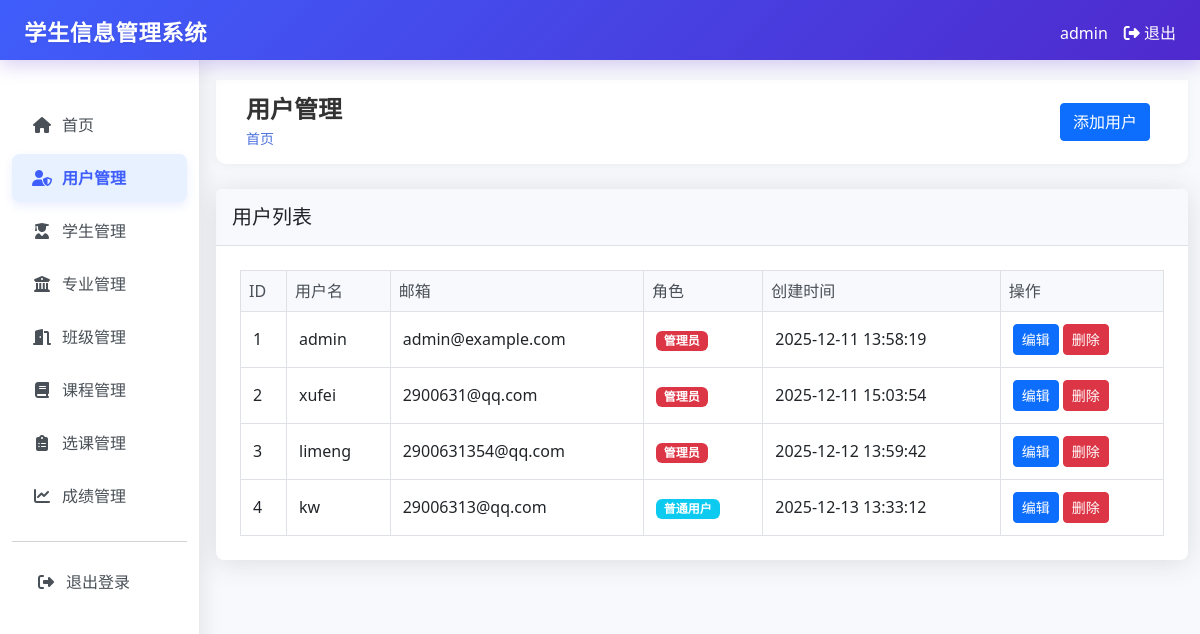
The page /users (signed in) on the database as committed earlier.
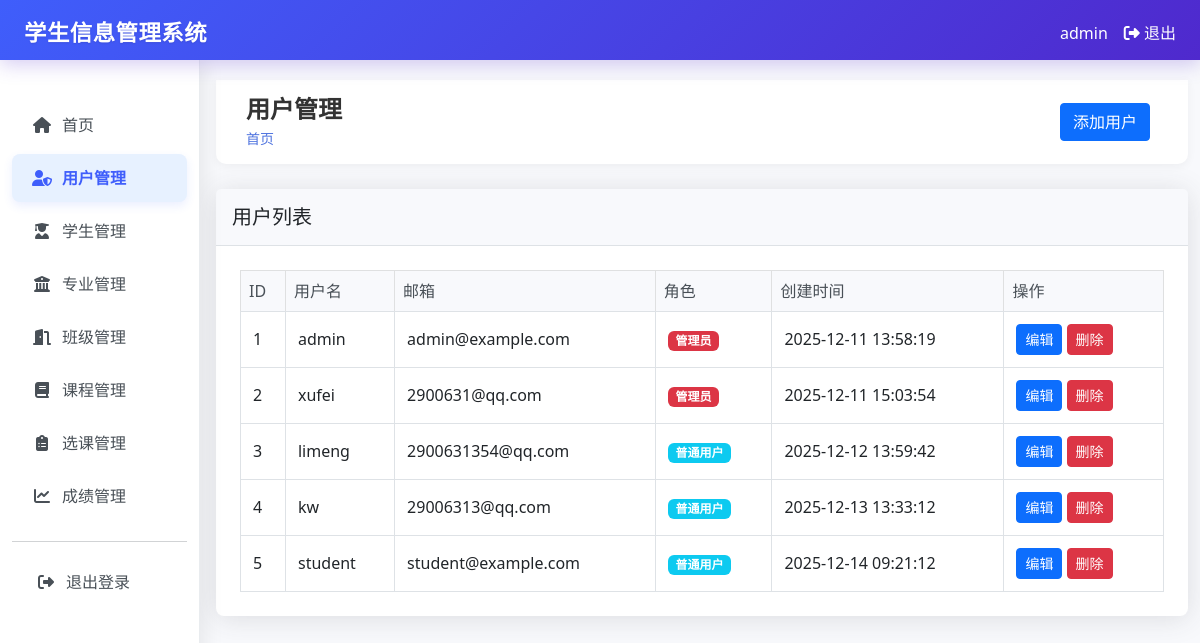
The same page on the database as committed later.
### tables this page shows
CREATE TABLE users (
        id INTEGER PRIMARY KEY AUTOINCREMENT,
        username TEXT UNIQUE NOT NULL,
        password TEXT NOT NULL,
        email TEXT UNIQUE NOT NULL,
        role TEXT NOT NULL DEFAULT 'user',
        created_at TIMESTAMP DEFAULT CURRENT_TIMESTAMP
    , name TEXT, student_id TEXT, student_record_id INTEGER);

### app.py (the view)
@app.route("/users")
@login_required
@admin_required
def users():
    conn = get_db_connection()
    users = conn.execute("SELECT * FROM users ORDER BY id ASC").fetchall()
    conn.close()
    return render_template("users/index.html", users=users)

### app.py (called while the page is built)
def login_required(f):
    @wraps(f)
    def decorated_function(*args, **kwargs):
        if "user_id" not in session:
            return redirect(url_for("login"))
        return f(*args, **kwargs)
    return decorated_function

def admin_required(f):
    @wraps(f)
    def decorated_function(*args, **kwargs):
        if "user_id" not in session or session.get("role") != "admin":
            flash("您没有权限访问此页面")
            return redirect(url_for("dashboard"))
        return f(*args, **kwargs)
    return decorated_function

def get_db_connection():
    conn = sqlite3.connect("student_management.db")
    conn.row_factory = sqlite3.Row
    return conn

### templates/users/index.html (shortened to what this page needs)
{% extends "base.html" %}
{% block header %}用户管理{% endblock %}
{% block actions %}
<a href="{{ url_for('create_user') }}" class="btn btn-primary">添加用户</a>
{% endblock %}
{% block content %}
<div class="card">
    <div class="card-header">
        <h5 class="card-title mb-0">用户列表</h5>
    </div>
    <div class="card-body">
        <div class="table-responsive">
            <table class="table table-bordered table-hover">
                <thead class="table-light">
                    <tr>
                        <th>ID</th>
                        <th>用户名</th>
                        <th>邮箱</th>
                        <th>角色</th>
                        <th>创建时间</th>
                        <th>操作</th>
                    </tr>
                </thead>
                <tbody>
                    {% for user in users %}
                    <tr>
                        <td>{{ user.id }}</td>
                        <td>{{ user.username }}</td>
                        <td>{{ user.email }}</td>
                        <td>
                            {% if user.role == 'admin' %}
                            <span class="badge bg-danger">管理员</span>
                            {% else %}
                            <span class="badge bg-info">普通用户</span>
                            {% endif %}
                        </td>
                        <td>{{ user.created_at }}</td>
                        <td>
                            <a href="{{ url_for('edit_user', user_id=user.id) }}" class="btn btn-sm btn-primary">编辑</a>
                            <form action="{{ url_for('delete_user', user_id=user.id) }}" method="post" style="display: inline;" onsubmit="return confirm('确定要删除此用户吗？');">
                                <button type="submit" class="btn btn-sm btn-danger">删除</button>
                            </form>
                        </td>
                    </tr>
                    {% endfor %}
                </tbody>
            </table>
        </div>
    </div>
</div>
{% endblock %}

### templates/base.html (shortened to what this page needs)
<!DOCTYPE html>
<html lang="zh-CN">
<head>
    <link href="https://cdn.jsdelivr.net/npm/bootstrap@5.3.0/dist/css/bootstrap.min.css" rel="stylesheet">
    <link rel="stylesheet" href="https://cdnjs.cloudflare.com/ajax/libs/font-awesome/6.4.0/css/all.min.css">
</head>
<body>
    <nav class="navbar navbar-dark fixed-top system-header">
        <div class="container-fluid">
            <span class="navbar-brand mb-0 h1 ms-4">学生信息管理系统</span>
            <div class="d-flex">
                <span class="text-white me-3">{{ session.username }}</span>
                <a href="{{ url_for('logout') }}" class="text-white text-decoration-none me-4">
                    <i class="fas fa-sign-out-alt"></i> 退出
                </a>
            </div>
        </div>
    </nav>
    <div class="container-fluid" style="padding-top: 60px;">
        <div class="row">
            <nav class="col-md-3 col-lg-2 d-md-block sidebar collapse">
                <div class="position-sticky pt-3">
                    <div class="nav-section">
                        <ul class="nav flex-column">
                            <li class="nav-item">
                                <a class="nav-link {% if request.endpoint in ['dashboard', 'users_dashboard'] %}active{% endif %}" href="{{ url_for('dashboard') }}">
                                    <i class="fas fa-home"></i>
                                    首页
                                </a>
                            </li>
                        </ul>
                    </div>
                        {% if session.role == 'admin' %}
                        <div class="nav-section">
                            <ul class="nav flex-column">
                                <li class="nav-item">
                                    <a class="nav-link {% if request.endpoint == 'users' %}active{% endif %}" href="{{ url_for('users') }}">
                                        <i class="fas fa-user-shield"></i>
                                        用户管理
                                    </a>
                                </li>
                            </ul>
                        </div>
                        {% endif %}
                        <div class="nav-section">
                            <ul class="nav flex-column">
                                <li class="nav-item">
                                    <a class="nav-link {% if request.endpoint == 'students' %}active{% endif %}" href="{{ url_for('students') }}">
                                        <i class="fas fa-user-graduate"></i>
                                        学生管理
                                    </a>
                                </li>
                                <li class="nav-item">
                                    <a class="nav-link {% if 'majors' in request.endpoint %}active{% endif %}" href="{{ url_for('majors') }}">
                                        <i class="fas fa-university"></i>
                                        专业管理
                                    </a>
                                </li>
                                <li class="nav-item">
                                    <a class="nav-link {% if 'classes' in request.endpoint %}active{% endif %}" href="{{ url_for('classes') }}">
                                        <i class="fas fa-door-open"></i>
                                        班级管理
                                    </a>
                                </li>
                                <li class="nav-item">
                                    <a class="nav-link {% if 'courses' in request.endpoint %}active{% endif %}" href="{{ url_for('courses') }}">
                                        <i class="fas fa-book"></i>
                                        课程管理
                                    </a>
                                </li>
                                <li class="nav-item">
                                    <a class="nav-link {% if 'enrollments' in request.endpoint %}active{% endif %}" href="{{ url_for('enrollments') }}">
                                        <i class="fas fa-clipboard-list"></i>
                                        选课管理
                                    </a>
                                </li>
                                <li class="nav-item">
                                    <a class="nav-link {% if 'grades' in request.endpoint %}active{% endif %}" href="{{ url_for('grades') }}">
                                        <i class="fas fa-chart-line"></i>
                                        成绩管理
                                    </a>
                                </li>
                            </ul>
                        </div>
                    <hr>
                    <ul class="nav flex-column">
                        <li class="nav-item">
                            <a class="nav-link logout-link" href="{{ url_for('logout') }}">
                                <i class="fas fa-sign-out-alt"></i>
                                退出登录
                            </a>
                        </li>
                    </ul>
                </div>
            </nav>
            <main class="col-md-9 ms-sm-auto col-lg-10 px-md-4 content" style="margin-left: 250px; padding-top: 20px;">
                <div class="top-header">
                    <div>
                        <h1 class="page-title">{% block header %}{% endblock %}</h1>
                        <div class="breadcrumb-container mt-1">
                            <a href="{{ url_for('dashboard') }}">首页</a>
                        </div>
                    </div>
                    <div class="btn-toolbar mb-2 mb-md-0">
                        <div class="btn-group me-2">
                            {% block actions %}{% endblock %}
                        </div>
                    </div>
                </div>
                {% block content %}{% endblock %}
            </main>
        </div>
    </div>
</body>
</html>

### templates/base.html (style rules this page uses)
.sidebar { height: 100vh; background-color: white; padding-top: 25px; box-shadow: 4px 0 20px rgba(0, 0, 0, 0.08); position: fixed; top: 60px; left: 0; z-index: 1000; overflow-y: auto; border-right: 1px solid #e9ecef; }
.sidebar .nav-link { color: #495057; padding: 12px 20px; border-radius: 8px; margin-bottom: 5px; transition: all 0.2s ease; display: flex; align-items: center; }
.sidebar .nav-link i { margin-right: 10px; width: 20px; text-align: center; }
.sidebar .nav-link.active { background-color: #e7f1ff; color: #3f5efb; font-weight: 600; box-shadow: 0 4px 10px rgba(63, 94, 251, 0.1); }
.sidebar .nav-link.active i { color: #3f5efb; opacity: 1; display: inline-block; margin-right: 10px; width: 20px; text-align: center; }
.content { padding: 20px; }
.card { margin-bottom: 20px; }
.sidebar .logout-link { position: relative; margin-left: 0; padding-left: 24px; }
.sidebar .logout-link::before { content: ''; position: absolute; left: 0; top: 0; bottom: 0; width: 4px; background-color: rgba(255, 255, 255, 0.5); border-radius: 0 4px 4px 0; }
.top-header { background: white; box-shadow: 0 2px 10px rgba(0, 0, 0, 0.05); padding: 15px 30px; margin-bottom: 25px; border-radius: 0 0 10px 10px; display: flex; justify-content: space-between; align-items: center; }
.page-title { font-size: 24px; font-weight: 600; color: #333; margin: 0; }
.breadcrumb-container { font-size: 14px; color: #666; }
.breadcrumb-container a { color: #4e73df; text-decoration: none; }
body { font-family: 'Segoe UI', Tahoma, Geneva, Verdana, sans-serif; background-color: #f8f9fc; color: #495057; }
.container-fluid { padding: 0; }
.card { border: none; border-radius: 0.5rem; box-shadow: 0 0.15rem 1.75rem 0 rgba(58, 59, 69, 0.15); }
.card-header { background-color: #f8f9fc; border-bottom: 1px solid #dee2e6; padding: 1rem; }
.card-body { padding: 1.5rem; }
.table { margin-bottom: 0; }
.table th { background-color: #f8f9fc; font-weight: 500; color: #495057; border-bottom: 1px solid #dee2e6; }
.table td { vertical-align: middle; padding: 0.75rem; }
.btn { border-radius: 0.25rem; font-weight: 500; transition: all 0.3s ease; }
.btn-danger { background-color: #dc3545; border-color: #dc3545; }
.pt-3 { padding-top: 1rem !important; }
.system-header { background: linear-gradient(135deg, #3f5efb 0%, #4f29cd 100%); box-shadow: 0 4px 20px rgba(79, 41, 205, 0.25); padding: 15px 0; z-index: 1002; height: 60px; }
.system-header .navbar-brand { font-weight: 700; font-size: 1.4rem; color: white !important; text-shadow: 0 1px 2px rgba(0, 0, 0, 0.1); letter-spacing: 0.5px; }

Rows that differ between the two databases and show on the page:
changed users "limeng": role "管理员" → "普通用户"
added users: id "5", username "student", email "student@example.com", role "普通用户", created_at "2025-12-14 09:21:12"
